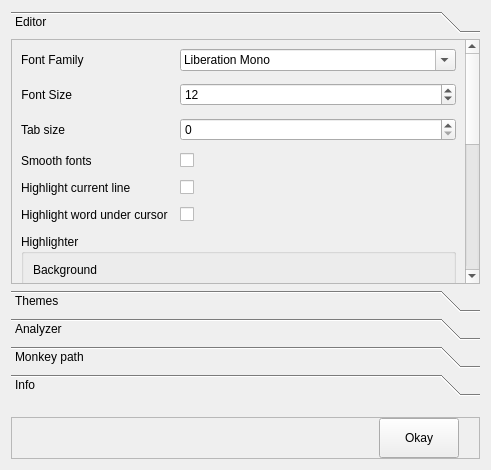
<?xml version="1.0" encoding="UTF-8"?>
<ui version="4.0">
 <class>PrefsDialog</class>
 <widget class="QDialog" name="PrefsDialog">
  <property name="geometry">
   <rect>
    <x>0</x>
    <y>0</y>
    <width>491</width>
    <height>470</height>
   </rect>
  </property>
  <property name="windowTitle">
   <string>Options</string>
  </property>
  <property name="styleSheet">
   <string notr="true"/>
  </property>
  <layout class="QVBoxLayout" name="verticalLayout">
   <item>
    <widget class="QToolBox" name="toolBox">
     <property name="currentIndex">
      <number>0</number>
     </property>
     <widget class="QWidget" name="pageEditor">
      <property name="geometry">
       <rect>
        <x>0</x>
        <y>0</y>
        <width>473</width>
        <height>233</height>
       </rect>
      </property>
      <attribute name="label">
       <string>Editor</string>
      </attribute>
      <layout class="QVBoxLayout" name="verticalLayout_4">
       <property name="spacing">
        <number>0</number>
       </property>
       <property name="leftMargin">
        <number>0</number>
       </property>
       <property name="topMargin">
        <number>0</number>
       </property>
       <property name="rightMargin">
        <number>0</number>
       </property>
       <property name="bottomMargin">
        <number>0</number>
       </property>
       <item>
        <widget class="QScrollArea" name="scrollArea">
         <property name="widgetResizable">
          <bool>true</bool>
         </property>
         <widget class="QWidget" name="scrollAreaWidgetContents">
          <property name="enabled">
           <bool>true</bool>
          </property>
          <property name="geometry">
           <rect>
            <x>0</x>
            <y>0</y>
            <width>460</width>
            <height>616</height>
           </rect>
          </property>
          <layout class="QVBoxLayout" name="verticalLayout_5">
           <property name="spacing">
            <number>12</number>
           </property>
           <item>
            <layout class="QFormLayout" name="formLayout_3">
             <property name="fieldGrowthPolicy">
              <enum>QFormLayout::AllNonFixedFieldsGrow</enum>
             </property>
             <item row="0" column="0">
              <widget class="QLabel" name="familyLabel">
               <property name="text">
                <string>Font Family</string>
               </property>
              </widget>
             </item>
             <item row="0" column="1">
              <widget class="QFontComboBox" name="fontComboBox">
               <property name="fontFilters">
                <set>QFontComboBox::MonospacedFonts</set>
               </property>
               <property name="currentFont">
                <font>
                 <family>Cousine</family>
                </font>
               </property>
              </widget>
             </item>
             <item row="1" column="0">
              <widget class="QLabel" name="pointSizeLabel">
               <property name="sizePolicy">
                <sizepolicy hsizetype="Preferred" vsizetype="Preferred">
                 <horstretch>0</horstretch>
                 <verstretch>0</verstretch>
                </sizepolicy>
               </property>
               <property name="text">
                <string>Font Size</string>
               </property>
               <property name="alignment">
                <set>Qt::AlignRight|Qt::AlignTrailing|Qt::AlignVCenter</set>
               </property>
              </widget>
             </item>
             <item row="1" column="1">
              <widget class="QSpinBox" name="fontSizeWidget">
               <property name="value">
                <number>12</number>
               </property>
              </widget>
             </item>
             <item row="2" column="0">
              <widget class="QLabel" name="tabSizeLabel_2">
               <property name="text">
                <string>Tab size</string>
               </property>
              </widget>
             </item>
             <item row="2" column="1">
              <widget class="QSpinBox" name="tabSizeWidget"/>
             </item>
             <item row="3" column="0">
              <widget class="QLabel" name="smoothFontsLabel">
               <property name="text">
                <string>Smooth fonts</string>
               </property>
              </widget>
             </item>
             <item row="3" column="1">
              <widget class="QCheckBox" name="chbSmoothFonts">
               <property name="layoutDirection">
                <enum>Qt::LeftToRight</enum>
               </property>
              </widget>
             </item>
             <item row="4" column="0">
              <widget class="QLabel" name="label">
               <property name="text">
                <string>Highlight current line</string>
               </property>
              </widget>
             </item>
             <item row="4" column="1">
              <widget class="QCheckBox" name="chbHighlightLine">
               <property name="text">
                <string/>
               </property>
              </widget>
             </item>
             <item row="5" column="0">
              <widget class="QLabel" name="label_2">
               <property name="text">
                <string>Highlight word under cursor</string>
               </property>
              </widget>
             </item>
             <item row="5" column="1">
              <widget class="QCheckBox" name="chbHighlightWord">
               <property name="text">
                <string/>
               </property>
              </widget>
             </item>
            </layout>
           </item>
           <item>
            <widget class="QGroupBox" name="groupBox">
             <property name="enabled">
              <bool>true</bool>
             </property>
             <property name="title">
              <string>Highlighter</string>
             </property>
             <property name="flat">
              <bool>false</bool>
             </property>
             <property name="checkable">
              <bool>false</bool>
             </property>
             <layout class="QGridLayout" name="gridLayout">
              <property name="leftMargin">
               <number>9</number>
              </property>
              <property name="rightMargin">
               <number>9</number>
              </property>
              <item row="0" column="0">
               <layout class="QFormLayout" name="formLayout">
                <property name="fieldGrowthPolicy">
                 <enum>QFormLayout::AllNonFixedFieldsGrow</enum>
                </property>
                <item row="0" column="0">
                 <widget class="QLabel" name="backgroundColorLabel">
                  <property name="text">
                   <string>Background</string>
                  </property>
                 </widget>
                </item>
                <item row="1" column="0">
                 <widget class="QLabel" name="defaultColorLabel">
                  <property name="text">
                   <string>Default</string>
                  </property>
                 </widget>
                </item>
                <item row="1" column="1">
                 <widget class="ColorSwatch" name="defaultColorWidget" native="true"/>
                </item>
                <item row="2" column="0">
                 <widget class="QLabel" name="highlightColorLabel">
                  <property name="text">
                   <string>Highlight</string>
                  </property>
                 </widget>
                </item>
                <item row="2" column="1">
                 <widget class="ColorSwatch" name="highlightColorWidget" native="true"/>
                </item>
                <item row="3" column="0">
                 <widget class="QLabel" name="numbersColorLabel">
                  <property name="text">
                   <string>Numbers</string>
                  </property>
                 </widget>
                </item>
                <item row="3" column="1">
                 <widget class="ColorSwatch" name="numbersColorWidget" native="true"/>
                </item>
                <item row="4" column="0">
                 <widget class="QLabel" name="stringsColorLabel">
                  <property name="text">
                   <string>Strings</string>
                  </property>
                 </widget>
                </item>
                <item row="4" column="1">
                 <widget class="ColorSwatch" name="stringsColorWidget" native="true"/>
                </item>
                <item row="5" column="0">
                 <widget class="QLabel" name="identifiersColorLabel">
                  <property name="text">
                   <string>Identifiers</string>
                  </property>
                 </widget>
                </item>
                <item row="5" column="1">
                 <widget class="ColorSwatch" name="identifiersColorWidget" native="true"/>
                </item>
                <item row="6" column="0">
                 <widget class="QLabel" name="keywordsColorLabel">
                  <property name="text">
                   <string>Keywords</string>
                  </property>
                 </widget>
                </item>
                <item row="6" column="1">
                 <widget class="ColorSwatch" name="keywordsColorWidget" native="true"/>
                </item>
                <item row="7" column="0">
                 <widget class="QLabel" name="constantsColorLabel">
                  <property name="text">
                   <string>constants</string>
                  </property>
                 </widget>
                </item>
                <item row="7" column="1">
                 <widget class="ColorSwatch" name="constantsColorWidget" native="true"/>
                </item>
                <item row="8" column="0">
                 <widget class="QLabel" name="funcDeclsColorLabel">
                  <property name="text">
                   <string>funcDecls</string>
                  </property>
                 </widget>
                </item>
                <item row="8" column="1">
                 <widget class="ColorSwatch" name="funcDeclsColorWidget" native="true"/>
                </item>
                <item row="9" column="0">
                 <widget class="QLabel" name="highlightColorErrorLabel">
                  <property name="text">
                   <string>highlightError</string>
                  </property>
                 </widget>
                </item>
                <item row="9" column="1">
                 <widget class="ColorSwatch" name="highlightColorErrorWidget" native="true"/>
                </item>
                <item row="10" column="0">
                 <widget class="QLabel" name="highlightColorCaretRowLabel">
                  <property name="text">
                   <string>highlightCaretRow</string>
                  </property>
                 </widget>
                </item>
                <item row="10" column="1">
                 <widget class="ColorSwatch" name="highlightColorCaretRowWidget" native="true"/>
                </item>
                <item row="11" column="0">
                 <widget class="QLabel" name="monkeywordsColorLabel">
                  <property name="text">
                   <string>monkeywords</string>
                  </property>
                 </widget>
                </item>
                <item row="11" column="1">
                 <widget class="ColorSwatch" name="monkeywordsColorWidget" native="true"/>
                </item>
                <item row="12" column="0">
                 <widget class="QLabel" name="userwordsColorLabel">
                  <property name="text">
                   <string>userwords</string>
                  </property>
                 </widget>
                </item>
                <item row="12" column="1">
                 <widget class="ColorSwatch" name="userwordsColorWidget" native="true"/>
                </item>
                <item row="13" column="0">
                 <widget class="QLabel" name="userwordsDeclColorLabel">
                  <property name="text">
                   <string>userwordsDecl</string>
                  </property>
                 </widget>
                </item>
                <item row="13" column="1">
                 <widget class="ColorSwatch" name="userwordsDeclColorWidget" native="true"/>
                </item>
                <item row="14" column="0">
                 <widget class="QLabel" name="userwordsVarColorLabel">
                  <property name="text">
                   <string>userwordsVar</string>
                  </property>
                 </widget>
                </item>
                <item row="14" column="1">
                 <widget class="ColorSwatch" name="userwordsVarColorWidget" native="true"/>
                </item>
                <item row="15" column="0">
                 <widget class="QLabel" name="paramsColorLabel">
                  <property name="text">
                   <string>Params</string>
                  </property>
                 </widget>
                </item>
                <item row="15" column="1">
                 <widget class="ColorSwatch" name="paramsColorWidget" native="true"/>
                </item>
                <item row="16" column="0">
                 <widget class="QLabel" name="commentsColorLabel">
                  <property name="text">
                   <string>Comments</string>
                  </property>
                 </widget>
                </item>
                <item row="16" column="1">
                 <widget class="ColorSwatch" name="commentsColorWidget" native="true"/>
                </item>
                <item row="0" column="1">
                 <widget class="ColorSwatch" name="backgroundColorWidget" native="true"/>
                </item>
               </layout>
              </item>
             </layout>
            </widget>
           </item>
           <item>
            <spacer name="verticalSpacer_2">
             <property name="orientation">
              <enum>Qt::Vertical</enum>
             </property>
             <property name="sizeHint" stdset="0">
              <size>
               <width>20</width>
               <height>40</height>
              </size>
             </property>
            </spacer>
           </item>
          </layout>
         </widget>
        </widget>
       </item>
      </layout>
     </widget>
     <widget class="QWidget" name="pageThemes">
      <property name="geometry">
       <rect>
        <x>0</x>
        <y>0</y>
        <width>473</width>
        <height>233</height>
       </rect>
      </property>
      <attribute name="label">
       <string>Themes</string>
      </attribute>
      <layout class="QVBoxLayout" name="verticalLayout_6">
       <property name="spacing">
        <number>0</number>
       </property>
       <property name="leftMargin">
        <number>0</number>
       </property>
       <property name="topMargin">
        <number>0</number>
       </property>
       <property name="rightMargin">
        <number>0</number>
       </property>
       <property name="bottomMargin">
        <number>0</number>
       </property>
       <item>
        <widget class="QScrollArea" name="scrollArea_2">
         <property name="widgetResizable">
          <bool>true</bool>
         </property>
         <widget class="QWidget" name="scrollAreaWidgetContents_2">
          <property name="geometry">
           <rect>
            <x>0</x>
            <y>0</y>
            <width>471</width>
            <height>231</height>
           </rect>
          </property>
          <layout class="QVBoxLayout" name="verticalLayout_7">
           <item>
            <widget class="QWidget" name="widget" native="true">
             <layout class="QHBoxLayout" name="horizontalLayout_4">
              <item>
               <widget class="QLabel" name="label_4">
                <property name="sizePolicy">
                 <sizepolicy hsizetype="Fixed" vsizetype="Preferred">
                  <horstretch>0</horstretch>
                  <verstretch>0</verstretch>
                 </sizepolicy>
                </property>
                <property name="text">
                 <string>Current theme:</string>
                </property>
               </widget>
              </item>
              <item>
               <widget class="QComboBox" name="comboBoxTheme">
                <property name="sizePolicy">
                 <sizepolicy hsizetype="Fixed" vsizetype="Fixed">
                  <horstretch>0</horstretch>
                  <verstretch>0</verstretch>
                 </sizepolicy>
                </property>
                <property name="minimumSize">
                 <size>
                  <width>100</width>
                  <height>0</height>
                 </size>
                </property>
                <item>
                 <property name="text">
                  <string>Android Studio</string>
                 </property>
                </item>
                <item>
                 <property name="text">
                  <string>NetBeans</string>
                 </property>
                </item>
                <item>
                 <property name="text">
                  <string>Qt Creator</string>
                 </property>
                </item>
               </widget>
              </item>
              <item>
               <spacer name="horizontalSpacer_3">
                <property name="orientation">
                 <enum>Qt::Horizontal</enum>
                </property>
                <property name="sizeHint" stdset="0">
                 <size>
                  <width>40</width>
                  <height>20</height>
                 </size>
                </property>
               </spacer>
              </item>
             </layout>
            </widget>
           </item>
           <item>
            <widget class="QCheckBox" name="checkBoxReplaceDocsStyle">
             <property name="autoFillBackground">
              <bool>false</bool>
             </property>
             <property name="text">
              <string>Replace docs style for dark theme</string>
             </property>
             <property name="checked">
              <bool>true</bool>
             </property>
            </widget>
           </item>
           <item>
            <spacer name="verticalSpacer_3">
             <property name="orientation">
              <enum>Qt::Vertical</enum>
             </property>
             <property name="sizeHint" stdset="0">
              <size>
               <width>20</width>
               <height>40</height>
              </size>
             </property>
            </spacer>
           </item>
          </layout>
         </widget>
        </widget>
       </item>
      </layout>
     </widget>
     <widget class="QWidget" name="pageAnalyzer">
      <property name="geometry">
       <rect>
        <x>0</x>
        <y>0</y>
        <width>473</width>
        <height>233</height>
       </rect>
      </property>
      <attribute name="label">
       <string>Analyzer</string>
      </attribute>
      <layout class="QVBoxLayout" name="verticalLayout_8">
       <property name="spacing">
        <number>0</number>
       </property>
       <property name="leftMargin">
        <number>0</number>
       </property>
       <property name="topMargin">
        <number>0</number>
       </property>
       <property name="rightMargin">
        <number>0</number>
       </property>
       <property name="bottomMargin">
        <number>0</number>
       </property>
       <item>
        <widget class="QScrollArea" name="scrollArea_3">
         <property name="widgetResizable">
          <bool>true</bool>
         </property>
         <widget class="QWidget" name="scrollAreaWidgetContents_3">
          <property name="geometry">
           <rect>
            <x>0</x>
            <y>0</y>
            <width>471</width>
            <height>231</height>
           </rect>
          </property>
          <layout class="QVBoxLayout" name="verticalLayout_9">
           <item>
            <widget class="QCheckBox" name="checkBoxUseSpaces">
             <property name="toolTip">
              <string>Spaces count equals 'tab size' value</string>
             </property>
             <property name="text">
              <string>Replace tabs with spaces</string>
             </property>
            </widget>
           </item>
           <item>
            <widget class="QCheckBox" name="checkBoxAutoformat">
             <property name="toolTip">
              <string>Autoformat current line when line position changed</string>
             </property>
             <property name="text">
              <string>Autoformat</string>
             </property>
            </widget>
           </item>
           <item>
            <widget class="QCheckBox" name="checkBoxFillAucompInherit">
             <property name="toolTip">
              <string>Open list of all methods from base classes and interfaces, which isn't already overridden</string>
             </property>
             <property name="text">
              <string>Inheritance list for 'Method '</string>
             </property>
            </widget>
           </item>
           <item>
            <widget class="QCheckBox" name="checkBoxAutoBracket">
             <property name="text">
              <string>Automatically close Brackets and Quotations</string>
             </property>
             <property name="checked">
              <bool>true</bool>
             </property>
            </widget>
           </item>
           <item>
            <spacer name="verticalSpacer_4">
             <property name="orientation">
              <enum>Qt::Vertical</enum>
             </property>
             <property name="sizeHint" stdset="0">
              <size>
               <width>20</width>
               <height>40</height>
              </size>
             </property>
            </spacer>
           </item>
          </layout>
         </widget>
        </widget>
       </item>
      </layout>
     </widget>
     <widget class="QWidget" name="pageMonkey">
      <property name="geometry">
       <rect>
        <x>0</x>
        <y>0</y>
        <width>473</width>
        <height>233</height>
       </rect>
      </property>
      <attribute name="label">
       <string>Monkey path</string>
      </attribute>
      <layout class="QVBoxLayout" name="verticalLayout_2">
       <property name="spacing">
        <number>0</number>
       </property>
       <property name="leftMargin">
        <number>0</number>
       </property>
       <property name="topMargin">
        <number>0</number>
       </property>
       <property name="rightMargin">
        <number>0</number>
       </property>
       <property name="bottomMargin">
        <number>0</number>
       </property>
       <item>
        <widget class="QScrollArea" name="scrollArea_4">
         <property name="widgetResizable">
          <bool>true</bool>
         </property>
         <widget class="QWidget" name="scrollAreaWidgetContents_4">
          <property name="geometry">
           <rect>
            <x>0</x>
            <y>0</y>
            <width>471</width>
            <height>231</height>
           </rect>
          </property>
          <layout class="QVBoxLayout" name="verticalLayout_3">
           <item>
            <widget class="QWidget" name="widget_2" native="true">
             <property name="sizePolicy">
              <sizepolicy hsizetype="Preferred" vsizetype="Fixed">
               <horstretch>0</horstretch>
               <verstretch>0</verstretch>
              </sizepolicy>
             </property>
             <layout class="QHBoxLayout" name="horizontalLayout">
              <item>
               <widget class="QLabel" name="label_3">
                <property name="text">
                 <string>Monkey path:</string>
                </property>
               </widget>
              </item>
              <item>
               <widget class="QLineEdit" name="monkeyPathWidget">
                <property name="layoutDirection">
                 <enum>Qt::LeftToRight</enum>
                </property>
                <property name="readOnly">
                 <bool>true</bool>
                </property>
               </widget>
              </item>
              <item>
               <widget class="QPushButton" name="monkeyPathButton">
                <property name="sizePolicy">
                 <sizepolicy hsizetype="Minimum" vsizetype="Fixed">
                  <horstretch>0</horstretch>
                  <verstretch>0</verstretch>
                 </sizepolicy>
                </property>
                <property name="minimumSize">
                 <size>
                  <width>0</width>
                  <height>0</height>
                 </size>
                </property>
                <property name="maximumSize">
                 <size>
                  <width>50</width>
                  <height>16777215</height>
                 </size>
                </property>
                <property name="baseSize">
                 <size>
                  <width>25</width>
                  <height>0</height>
                 </size>
                </property>
                <property name="text">
                 <string>...</string>
                </property>
               </widget>
              </item>
             </layout>
            </widget>
           </item>
           <item>
            <widget class="QCheckBox" name="checkBoxShowHelpInDock">
             <property name="text">
              <string>Show help in docked panel instead of tab</string>
             </property>
            </widget>
           </item>
           <item>
            <widget class="QCheckBox" name="checkBoxCheckUpdates">
             <property name="statusTip">
              <string>Check for Updates at startup</string>
             </property>
             <property name="layoutDirection">
              <enum>Qt::LeftToRight</enum>
             </property>
             <property name="text">
              <string>Check for Updates</string>
             </property>
             <property name="tristate">
              <bool>false</bool>
             </property>
            </widget>
           </item>
           <item>
            <spacer name="verticalSpacer_5">
             <property name="orientation">
              <enum>Qt::Vertical</enum>
             </property>
             <property name="sizeHint" stdset="0">
              <size>
               <width>20</width>
               <height>40</height>
              </size>
             </property>
            </spacer>
           </item>
          </layout>
         </widget>
        </widget>
       </item>
      </layout>
     </widget>
     <widget class="QWidget" name="pageInfo">
      <property name="geometry">
       <rect>
        <x>0</x>
        <y>0</y>
        <width>473</width>
        <height>233</height>
       </rect>
      </property>
      <attribute name="label">
       <string>Info</string>
      </attribute>
      <layout class="QVBoxLayout" name="verticalLayout_10">
       <property name="spacing">
        <number>0</number>
       </property>
       <property name="leftMargin">
        <number>0</number>
       </property>
       <property name="topMargin">
        <number>0</number>
       </property>
       <property name="rightMargin">
        <number>0</number>
       </property>
       <property name="bottomMargin">
        <number>0</number>
       </property>
       <item>
        <widget class="QScrollArea" name="scrollArea_5">
         <property name="widgetResizable">
          <bool>true</bool>
         </property>
         <widget class="QWidget" name="scrollAreaWidgetContents_5">
          <property name="geometry">
           <rect>
            <x>0</x>
            <y>0</y>
            <width>471</width>
            <height>231</height>
           </rect>
          </property>
          <layout class="QVBoxLayout" name="verticalLayout_11">
           <item>
            <widget class="QGroupBox" name="groupBox_6">
             <property name="sizePolicy">
              <sizepolicy hsizetype="Preferred" vsizetype="Fixed">
               <horstretch>0</horstretch>
               <verstretch>0</verstretch>
              </sizepolicy>
             </property>
             <property name="title">
              <string>Settings path</string>
             </property>
             <layout class="QHBoxLayout" name="horizontalLayout_3">
              <item>
               <widget class="QLabel" name="labelSettingsFile">
                <property name="sizePolicy">
                 <sizepolicy hsizetype="Preferred" vsizetype="Fixed">
                  <horstretch>0</horstretch>
                  <verstretch>0</verstretch>
                 </sizepolicy>
                </property>
                <property name="text">
                 <string>TextLabel</string>
                </property>
                <property name="wordWrap">
                 <bool>true</bool>
                </property>
               </widget>
              </item>
             </layout>
            </widget>
           </item>
           <item>
            <spacer name="verticalSpacer_6">
             <property name="orientation">
              <enum>Qt::Vertical</enum>
             </property>
             <property name="sizeHint" stdset="0">
              <size>
               <width>20</width>
               <height>40</height>
              </size>
             </property>
            </spacer>
           </item>
          </layout>
         </widget>
        </widget>
       </item>
      </layout>
     </widget>
    </widget>
   </item>
   <item>
    <spacer name="verticalSpacer">
     <property name="orientation">
      <enum>Qt::Vertical</enum>
     </property>
     <property name="sizeType">
      <enum>QSizePolicy::Fixed</enum>
     </property>
     <property name="sizeHint" stdset="0">
      <size>
       <width>20</width>
       <height>15</height>
      </size>
     </property>
    </spacer>
   </item>
   <item>
    <widget class="QFrame" name="frame">
     <property name="sizePolicy">
      <sizepolicy hsizetype="Preferred" vsizetype="Fixed">
       <horstretch>0</horstretch>
       <verstretch>0</verstretch>
      </sizepolicy>
     </property>
     <property name="frameShape">
      <enum>QFrame::StyledPanel</enum>
     </property>
     <property name="frameShadow">
      <enum>QFrame::Raised</enum>
     </property>
     <layout class="QHBoxLayout" name="horizontalLayout_2">
      <property name="leftMargin">
       <number>0</number>
      </property>
      <property name="topMargin">
       <number>0</number>
      </property>
      <property name="rightMargin">
       <number>0</number>
      </property>
      <property name="bottomMargin">
       <number>0</number>
      </property>
      <item>
       <spacer name="horizontalSpacer">
        <property name="orientation">
         <enum>Qt::Horizontal</enum>
        </property>
        <property name="sizeType">
         <enum>QSizePolicy::Expanding</enum>
        </property>
        <property name="sizeHint" stdset="0">
         <size>
          <width>20</width>
          <height>20</height>
         </size>
        </property>
       </spacer>
      </item>
      <item>
       <widget class="QPushButton" name="okayButton">
        <property name="sizePolicy">
         <sizepolicy hsizetype="Fixed" vsizetype="Fixed">
          <horstretch>0</horstretch>
          <verstretch>0</verstretch>
         </sizepolicy>
        </property>
        <property name="minimumSize">
         <size>
          <width>0</width>
          <height>40</height>
         </size>
        </property>
        <property name="maximumSize">
         <size>
          <width>80</width>
          <height>40</height>
         </size>
        </property>
        <property name="baseSize">
         <size>
          <width>0</width>
          <height>40</height>
         </size>
        </property>
        <property name="text">
         <string>Okay</string>
        </property>
       </widget>
      </item>
      <item>
       <spacer name="horizontalSpacer_2">
        <property name="orientation">
         <enum>Qt::Horizontal</enum>
        </property>
        <property name="sizeType">
         <enum>QSizePolicy::Fixed</enum>
        </property>
        <property name="sizeHint" stdset="0">
         <size>
          <width>20</width>
          <height>20</height>
         </size>
        </property>
       </spacer>
      </item>
     </layout>
    </widget>
   </item>
  </layout>
 </widget>
 <customwidgets>
  <customwidget>
   <class>ColorSwatch</class>
   <extends>QWidget</extends>
   <header>colorswatch.h</header>
   <container>1</container>
   <slots>
    <signal>colorChanged()</signal>
   </slots>
  </customwidget>
 </customwidgets>
 <tabstops>
  <tabstop>fontComboBox</tabstop>
  <tabstop>fontSizeWidget</tabstop>
  <tabstop>tabSizeWidget</tabstop>
  <tabstop>chbSmoothFonts</tabstop>
 </tabstops>
 <resources/>
 <connections>
  <connection>
   <sender>fontComboBox</sender>
   <signal>currentFontChanged(QFont)</signal>
   <receiver>PrefsDialog</receiver>
   <slot>onFontChanged(QFont)</slot>
   <hints>
    <hint type="sourcelabel">
     <x>361</x>
     <y>-78</y>
    </hint>
    <hint type="destinationlabel">
     <x>138</x>
     <y>195</y>
    </hint>
   </hints>
  </connection>
  <connection>
   <sender>fontSizeWidget</sender>
   <signal>valueChanged(int)</signal>
   <receiver>PrefsDialog</receiver>
   <slot>onFontSizeChanged(int)</slot>
   <hints>
    <hint type="sourcelabel">
     <x>425</x>
     <y>-48</y>
    </hint>
    <hint type="destinationlabel">
     <x>138</x>
     <y>195</y>
    </hint>
   </hints>
  </connection>
  <connection>
   <sender>tabSizeWidget</sender>
   <signal>valueChanged(int)</signal>
   <receiver>PrefsDialog</receiver>
   <slot>onTabSizeChanged(int)</slot>
   <hints>
    <hint type="sourcelabel">
     <x>425</x>
     <y>-18</y>
    </hint>
    <hint type="destinationlabel">
     <x>4</x>
     <y>274</y>
    </hint>
   </hints>
  </connection>
  <connection>
   <sender>chbSmoothFonts</sender>
   <signal>toggled(bool)</signal>
   <receiver>PrefsDialog</receiver>
   <slot>onSmoothFontsChanged(bool)</slot>
   <hints>
    <hint type="sourcelabel">
     <x>425</x>
     <y>7</y>
    </hint>
    <hint type="destinationlabel">
     <x>176</x>
     <y>270</y>
    </hint>
   </hints>
  </connection>
  <connection>
   <sender>monkeyPathButton</sender>
   <signal>clicked()</signal>
   <receiver>PrefsDialog</receiver>
   <slot>onBrowseForPath()</slot>
   <hints>
    <hint type="sourcelabel">
     <x>429</x>
     <y>163</y>
    </hint>
    <hint type="destinationlabel">
     <x>196</x>
     <y>227</y>
    </hint>
   </hints>
  </connection>
  <connection>
   <sender>checkBoxAutoformat</sender>
   <signal>clicked()</signal>
   <receiver>PrefsDialog</receiver>
   <slot>onAnalyzerChanged()</slot>
   <hints>
    <hint type="sourcelabel">
     <x>196</x>
     <y>141</y>
    </hint>
    <hint type="destinationlabel">
     <x>196</x>
     <y>230</y>
    </hint>
   </hints>
  </connection>
  <connection>
   <sender>checkBoxUseSpaces</sender>
   <signal>clicked()</signal>
   <receiver>PrefsDialog</receiver>
   <slot>onAnalyzerChanged()</slot>
   <hints>
    <hint type="sourcelabel">
     <x>203</x>
     <y>120</y>
    </hint>
    <hint type="destinationlabel">
     <x>196</x>
     <y>314</y>
    </hint>
   </hints>
  </connection>
  <connection>
   <sender>checkBoxFillAucompInherit</sender>
   <signal>clicked()</signal>
   <receiver>PrefsDialog</receiver>
   <slot>onAnalyzerChanged()</slot>
   <hints>
    <hint type="sourcelabel">
     <x>203</x>
     <y>170</y>
    </hint>
    <hint type="destinationlabel">
     <x>196</x>
     <y>314</y>
    </hint>
   </hints>
  </connection>
  <connection>
   <sender>checkBoxCheckUpdates</sender>
   <signal>clicked()</signal>
   <receiver>PrefsDialog</receiver>
   <slot>onCheckUpdatesChanged()</slot>
   <hints>
    <hint type="sourcelabel">
     <x>203</x>
     <y>221</y>
    </hint>
    <hint type="destinationlabel">
     <x>196</x>
     <y>198</y>
    </hint>
   </hints>
  </connection>
  <connection>
   <sender>chbHighlightLine</sender>
   <signal>toggled(bool)</signal>
   <receiver>PrefsDialog</receiver>
   <slot>onHighlightLineChanged(bool)</slot>
   <hints>
    <hint type="sourcelabel">
     <x>425</x>
     <y>32</y>
    </hint>
    <hint type="destinationlabel">
     <x>196</x>
     <y>224</y>
    </hint>
   </hints>
  </connection>
  <connection>
   <sender>chbHighlightWord</sender>
   <signal>toggled(bool)</signal>
   <receiver>PrefsDialog</receiver>
   <slot>onHighlightWordChanged(bool)</slot>
   <hints>
    <hint type="sourcelabel">
     <x>425</x>
     <y>57</y>
    </hint>
    <hint type="destinationlabel">
     <x>196</x>
     <y>224</y>
    </hint>
   </hints>
  </connection>
  <connection>
   <sender>checkBoxShowHelpInDock</sender>
   <signal>clicked()</signal>
   <receiver>PrefsDialog</receiver>
   <slot>onShowHelpInDockChanged()</slot>
   <hints>
    <hint type="sourcelabel">
     <x>206</x>
     <y>196</y>
    </hint>
    <hint type="destinationlabel">
     <x>199</x>
     <y>259</y>
    </hint>
   </hints>
  </connection>
  <connection>
   <sender>checkBoxReplaceDocsStyle</sender>
   <signal>clicked()</signal>
   <receiver>PrefsDialog</receiver>
   <slot>onReplaceDocsStyleChanged()</slot>
   <hints>
    <hint type="sourcelabel">
     <x>206</x>
     <y>136</y>
    </hint>
    <hint type="destinationlabel">
     <x>199</x>
     <y>268</y>
    </hint>
   </hints>
  </connection>
  <connection>
   <sender>okayButton</sender>
   <signal>clicked()</signal>
   <receiver>PrefsDialog</receiver>
   <slot>accept()</slot>
   <hints>
    <hint type="sourcelabel">
     <x>383</x>
     <y>450</y>
    </hint>
    <hint type="destinationlabel">
     <x>182</x>
     <y>283</y>
    </hint>
   </hints>
  </connection>
  <connection>
   <sender>stringsColorWidget</sender>
   <signal>colorChanged()</signal>
   <receiver>PrefsDialog</receiver>
   <slot>onColorChanged()</slot>
   <hints>
    <hint type="sourcelabel">
     <x>416</x>
     <y>190</y>
    </hint>
    <hint type="destinationlabel">
     <x>199</x>
     <y>149</y>
    </hint>
   </hints>
  </connection>
  <connection>
   <sender>highlightColorWidget</sender>
   <signal>colorChanged()</signal>
   <receiver>PrefsDialog</receiver>
   <slot>onColorChanged()</slot>
   <hints>
    <hint type="sourcelabel">
     <x>416</x>
     <y>150</y>
    </hint>
    <hint type="destinationlabel">
     <x>143</x>
     <y>213</y>
    </hint>
   </hints>
  </connection>
  <connection>
   <sender>identifiersColorWidget</sender>
   <signal>colorChanged()</signal>
   <receiver>PrefsDialog</receiver>
   <slot>onColorChanged()</slot>
   <hints>
    <hint type="sourcelabel">
     <x>416</x>
     <y>210</y>
    </hint>
    <hint type="destinationlabel">
     <x>199</x>
     <y>149</y>
    </hint>
   </hints>
  </connection>
  <connection>
   <sender>defaultColorWidget</sender>
   <signal>colorChanged()</signal>
   <receiver>PrefsDialog</receiver>
   <slot>onColorChanged()</slot>
   <hints>
    <hint type="sourcelabel">
     <x>416</x>
     <y>130</y>
    </hint>
    <hint type="destinationlabel">
     <x>199</x>
     <y>149</y>
    </hint>
   </hints>
  </connection>
  <connection>
   <sender>backgroundColorWidget</sender>
   <signal>colorChanged()</signal>
   <receiver>PrefsDialog</receiver>
   <slot>onColorChanged()</slot>
   <hints>
    <hint type="sourcelabel">
     <x>416</x>
     <y>110</y>
    </hint>
    <hint type="destinationlabel">
     <x>199</x>
     <y>149</y>
    </hint>
   </hints>
  </connection>
  <connection>
   <sender>keywordsColorWidget</sender>
   <signal>colorChanged()</signal>
   <receiver>PrefsDialog</receiver>
   <slot>onColorChanged()</slot>
   <hints>
    <hint type="sourcelabel">
     <x>416</x>
     <y>230</y>
    </hint>
    <hint type="destinationlabel">
     <x>199</x>
     <y>149</y>
    </hint>
   </hints>
  </connection>
  <connection>
   <sender>commentsColorWidget</sender>
   <signal>colorChanged()</signal>
   <receiver>PrefsDialog</receiver>
   <slot>onColorChanged()</slot>
   <hints>
    <hint type="sourcelabel">
     <x>416</x>
     <y>250</y>
    </hint>
    <hint type="destinationlabel">
     <x>199</x>
     <y>149</y>
    </hint>
   </hints>
  </connection>
  <connection>
   <sender>numbersColorWidget</sender>
   <signal>colorChanged()</signal>
   <receiver>PrefsDialog</receiver>
   <slot>onColorChanged()</slot>
   <hints>
    <hint type="sourcelabel">
     <x>416</x>
     <y>170</y>
    </hint>
    <hint type="destinationlabel">
     <x>199</x>
     <y>149</y>
    </hint>
   </hints>
  </connection>
 </connections>
 <slots>
  <slot>onColorChanged()</slot>
  <slot>onFontChanged(QFont)</slot>
  <slot>onFontSizeChanged(int)</slot>
  <slot>onBrowseForPath()</slot>
  <slot>onTabSizeChanged(int)</slot>
  <slot>onSmoothFontsChanged(bool)</slot>
  <slot>onAnalyzerChanged()</slot>
  <slot>onCheckUpdatesChanged()</slot>
  <slot>onHighlightLineChanged(bool)</slot>
  <slot>onHighlightWordChanged(bool)</slot>
  <slot>onShowHelpInDockChanged()</slot>
  <slot>onReplaceDocsStyleChanged()</slot>
 </slots>
</ui>
